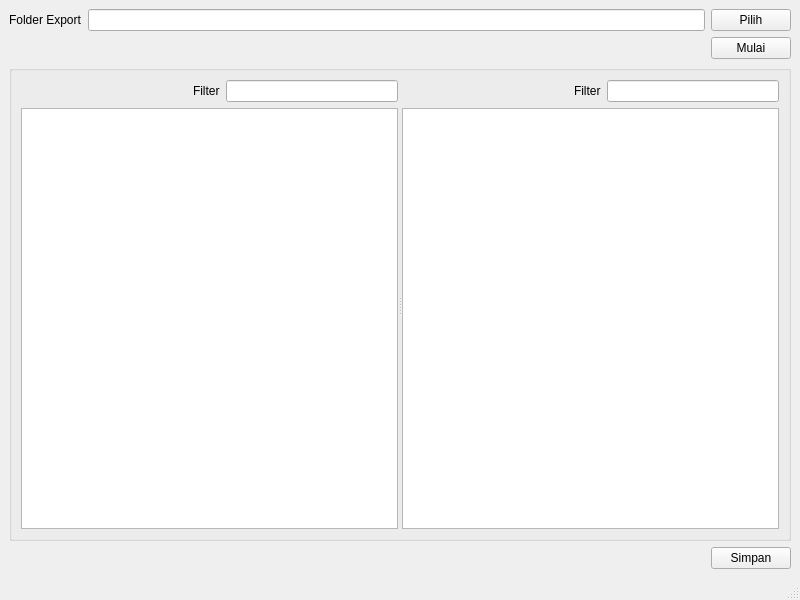
<?xml version="1.0" encoding="UTF-8"?>
<ui version="4.0">
 <class>MainWindow</class>
 <widget class="QMainWindow" name="MainWindow">
  <property name="geometry">
   <rect>
    <x>0</x>
    <y>0</y>
    <width>800</width>
    <height>600</height>
   </rect>
  </property>
  <property name="windowTitle">
   <string>MainWindow</string>
  </property>
  <widget class="QWidget" name="centralwidget">
   <layout class="QVBoxLayout" name="verticalLayout_4" stretch="0,1,0">
    <item>
     <layout class="QVBoxLayout" name="verticalLayout_3">
      <item>
       <layout class="QHBoxLayout" name="horizontalLayout_4">
        <item>
         <widget class="QLabel" name="label_2">
          <property name="text">
           <string>Folder Export</string>
          </property>
         </widget>
        </item>
        <item>
         <widget class="QLineEdit" name="lineEdit_3"/>
        </item>
        <item>
         <widget class="QPushButton" name="pilihBtn">
          <property name="text">
           <string>Pilih</string>
          </property>
         </widget>
        </item>
       </layout>
      </item>
      <item>
       <layout class="QHBoxLayout" name="horizontalLayout_5">
        <item>
         <spacer name="horizontalSpacer_2">
          <property name="orientation">
           <enum>Qt::Horizontal</enum>
          </property>
          <property name="sizeHint" stdset="0">
           <size>
            <width>40</width>
            <height>20</height>
           </size>
          </property>
         </spacer>
        </item>
        <item>
         <widget class="QPushButton" name="mulaiBtn">
          <property name="text">
           <string>Mulai</string>
          </property>
         </widget>
        </item>
       </layout>
      </item>
     </layout>
    </item>
    <item>
     <widget class="QGroupBox" name="groupBox">
      <property name="title">
       <string/>
      </property>
      <layout class="QHBoxLayout" name="horizontalLayout_3">
       <item>
        <widget class="QSplitter" name="splitter">
         <property name="orientation">
          <enum>Qt::Horizontal</enum>
         </property>
         <widget class="QWidget" name="layoutWidget">
          <layout class="QVBoxLayout" name="verticalLayout_2">
           <item>
            <layout class="QHBoxLayout" name="horizontalLayout">
             <property name="sizeConstraint">
              <enum>QLayout::SetMinimumSize</enum>
             </property>
             <item>
              <spacer name="horizontalSpacer">
               <property name="orientation">
                <enum>Qt::Horizontal</enum>
               </property>
               <property name="sizeType">
                <enum>QSizePolicy::Expanding</enum>
               </property>
               <property name="sizeHint" stdset="0">
                <size>
                 <width>40</width>
                 <height>20</height>
                </size>
               </property>
              </spacer>
             </item>
             <item>
              <widget class="QLabel" name="label">
               <property name="sizePolicy">
                <sizepolicy hsizetype="Maximum" vsizetype="Maximum">
                 <horstretch>0</horstretch>
                 <verstretch>0</verstretch>
                </sizepolicy>
               </property>
               <property name="text">
                <string>Filter</string>
               </property>
              </widget>
             </item>
             <item>
              <widget class="QLineEdit" name="lineEdit"/>
             </item>
            </layout>
           </item>
           <item>
            <widget class="QTableView" name="listView">
             <property name="contextMenuPolicy">
              <enum>Qt::CustomContextMenu</enum>
             </property>
            </widget>
           </item>
          </layout>
         </widget>
         <widget class="QWidget" name="layoutWidget_2">
          <layout class="QVBoxLayout" name="verticalLayout">
           <item>
            <layout class="QHBoxLayout" name="horizontalLayout_2">
             <property name="sizeConstraint">
              <enum>QLayout::SetMinimumSize</enum>
             </property>
             <item>
              <spacer name="horizontalSpacer_3">
               <property name="orientation">
                <enum>Qt::Horizontal</enum>
               </property>
               <property name="sizeType">
                <enum>QSizePolicy::Expanding</enum>
               </property>
               <property name="sizeHint" stdset="0">
                <size>
                 <width>40</width>
                 <height>20</height>
                </size>
               </property>
              </spacer>
             </item>
             <item>
              <widget class="QLabel" name="label_3">
               <property name="sizePolicy">
                <sizepolicy hsizetype="Maximum" vsizetype="Maximum">
                 <horstretch>0</horstretch>
                 <verstretch>0</verstretch>
                </sizepolicy>
               </property>
               <property name="text">
                <string>Filter</string>
               </property>
              </widget>
             </item>
             <item>
              <widget class="QLineEdit" name="lineEdit_2"/>
             </item>
            </layout>
           </item>
           <item>
            <widget class="QTableView" name="tableView">
             <property name="contextMenuPolicy">
              <enum>Qt::CustomContextMenu</enum>
             </property>
             <property name="verticalScrollMode">
              <enum>QAbstractItemView::ScrollPerPixel</enum>
             </property>
             <property name="horizontalScrollMode">
              <enum>QAbstractItemView::ScrollPerPixel</enum>
             </property>
             <attribute name="horizontalHeaderStretchLastSection">
              <bool>true</bool>
             </attribute>
            </widget>
           </item>
          </layout>
         </widget>
        </widget>
       </item>
      </layout>
     </widget>
    </item>
    <item>
     <layout class="QHBoxLayout" name="horizontalLayout_6">
      <item>
       <spacer name="horizontalSpacer_5">
        <property name="orientation">
         <enum>Qt::Horizontal</enum>
        </property>
        <property name="sizeHint" stdset="0">
         <size>
          <width>40</width>
          <height>20</height>
         </size>
        </property>
       </spacer>
      </item>
      <item>
       <widget class="QPushButton" name="simpanBtn">
        <property name="text">
         <string>Simpan</string>
        </property>
       </widget>
      </item>
     </layout>
    </item>
   </layout>
  </widget>
  <widget class="QMenuBar" name="menubar">
   <property name="geometry">
    <rect>
     <x>0</x>
     <y>0</y>
     <width>800</width>
     <height>21</height>
    </rect>
   </property>
  </widget>
  <widget class="QStatusBar" name="statusbar"/>
 </widget>
 <resources/>
 <connections/>
</ui>
